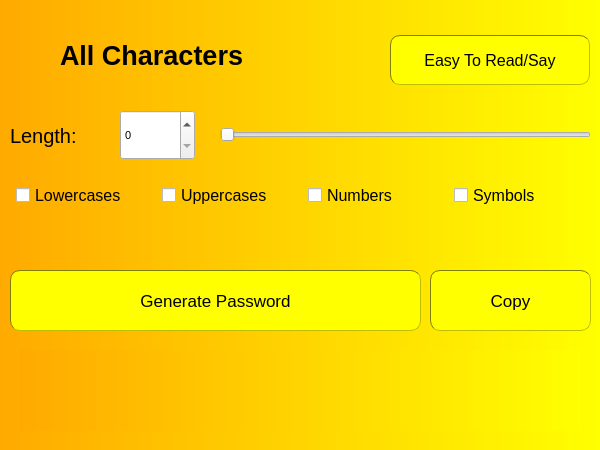
<?xml version="1.0" encoding="UTF-8"?>
<ui version="4.0">
 <class>MainWindow</class>
 <widget class="QMainWindow" name="MainWindow">
  <property name="geometry">
   <rect>
    <x>0</x>
    <y>0</y>
    <width>600</width>
    <height>450</height>
   </rect>
  </property>
  <property name="windowTitle">
   <string>MainWindow</string>
  </property>
  <property name="styleSheet">
   <string notr="true">background-color: qlineargradient(spread:pad, x1:0, y1:0, x2:1, y2:0, stop:0 rgb(255, 170, 0), stop:1 rgb(255, 255, 0));</string>
  </property>
  <widget class="QWidget" name="centralwidget">
   <widget class="QSpinBox" name="length_spin">
    <property name="geometry">
     <rect>
      <x>120</x>
      <y>110</y>
      <width>75</width>
      <height>50</height>
     </rect>
    </property>
    <property name="font">
     <font>
      <pointsize>8</pointsize>
     </font>
    </property>
    <property name="styleSheet">
     <string notr="true">background-color: none;</string>
    </property>
   </widget>
   <widget class="QSlider" name="length_slider">
    <property name="geometry">
     <rect>
      <x>220</x>
      <y>120</y>
      <width>371</width>
      <height>30</height>
     </rect>
    </property>
    <property name="styleSheet">
     <string notr="true">background: none;</string>
    </property>
    <property name="orientation">
     <enum>Qt::Horizontal</enum>
    </property>
   </widget>
   <widget class="QCheckBox" name="lowercases_checkBox">
    <property name="geometry">
     <rect>
      <x>16</x>
      <y>180</y>
      <width>130</width>
      <height>30</height>
     </rect>
    </property>
    <property name="font">
     <font>
      <pointsize>12</pointsize>
     </font>
    </property>
    <property name="styleSheet">
     <string notr="true">background: none;</string>
    </property>
    <property name="text">
     <string>Lowercases</string>
    </property>
   </widget>
   <widget class="QCheckBox" name="uppercases_checkBox">
    <property name="geometry">
     <rect>
      <x>162</x>
      <y>180</y>
      <width>130</width>
      <height>30</height>
     </rect>
    </property>
    <property name="font">
     <font>
      <pointsize>12</pointsize>
     </font>
    </property>
    <property name="styleSheet">
     <string notr="true">background: none;</string>
    </property>
    <property name="text">
     <string>Uppercases</string>
    </property>
   </widget>
   <widget class="QCheckBox" name="numbers_checkBox">
    <property name="geometry">
     <rect>
      <x>308</x>
      <y>180</y>
      <width>130</width>
      <height>30</height>
     </rect>
    </property>
    <property name="font">
     <font>
      <pointsize>12</pointsize>
     </font>
    </property>
    <property name="styleSheet">
     <string notr="true">background: none;</string>
    </property>
    <property name="text">
     <string>Numbers</string>
    </property>
   </widget>
   <widget class="QCheckBox" name="symbols_checkBox">
    <property name="geometry">
     <rect>
      <x>454</x>
      <y>180</y>
      <width>130</width>
      <height>30</height>
     </rect>
    </property>
    <property name="font">
     <font>
      <pointsize>12</pointsize>
     </font>
    </property>
    <property name="styleSheet">
     <string notr="true">background: none;</string>
    </property>
    <property name="text">
     <string>Symbols</string>
    </property>
   </widget>
   <widget class="QPushButton" name="password_generator_button">
    <property name="geometry">
     <rect>
      <x>10</x>
      <y>270</y>
      <width>411</width>
      <height>61</height>
     </rect>
    </property>
    <property name="font">
     <font>
      <pointsize>13</pointsize>
     </font>
    </property>
    <property name="styleSheet">
     <string notr="true">QPushButton{
	background-color: yellow;
	border-style: inset;
	border-width: 1px;
	border-radius: 10px;
	border-color: rgb(127, 127, 0);
}

QPushButton:Hover{
	background-color: pink;
	border-style: inset;
	border-width: 1px;
	border-radius: 10px;
	border-color: rgb(127, 127, 0);
}</string>
    </property>
    <property name="text">
     <string>Generate Password</string>
    </property>
   </widget>
   <widget class="QPushButton" name="copy_button">
    <property name="geometry">
     <rect>
      <x>430</x>
      <y>270</y>
      <width>161</width>
      <height>61</height>
     </rect>
    </property>
    <property name="font">
     <font>
      <pointsize>13</pointsize>
     </font>
    </property>
    <property name="styleSheet">
     <string notr="true">QPushButton{
	background-color: yellow;
	border-style: inset;
	border-width: 1px;
	border-radius: 10px;
	border-color: rgb(127, 127, 0);
}

QPushButton:Hover{
	background-color: pink;
	border-style: inset;
	border-width: 1px;
	border-radius: 10px;
	border-color: rgb(127, 127, 0);
}</string>
    </property>
    <property name="text">
     <string>Copy</string>
    </property>
   </widget>
   <widget class="QLabel" name="password_label">
    <property name="geometry">
     <rect>
      <x>20</x>
      <y>350</y>
      <width>561</width>
      <height>81</height>
     </rect>
    </property>
    <property name="font">
     <font>
      <pointsize>10</pointsize>
     </font>
    </property>
    <property name="text">
     <string/>
    </property>
    <property name="alignment">
     <set>Qt::AlignCenter</set>
    </property>
   </widget>
   <widget class="QLabel" name="length_label">
    <property name="geometry">
     <rect>
      <x>10</x>
      <y>110</y>
      <width>91</width>
      <height>51</height>
     </rect>
    </property>
    <property name="font">
     <font>
      <pointsize>15</pointsize>
     </font>
    </property>
    <property name="styleSheet">
     <string notr="true">background: none;</string>
    </property>
    <property name="text">
     <string>Length:</string>
    </property>
   </widget>
   <widget class="QPushButton" name="open_easy_button">
    <property name="geometry">
     <rect>
      <x>390</x>
      <y>35</y>
      <width>200</width>
      <height>50</height>
     </rect>
    </property>
    <property name="font">
     <font>
      <pointsize>12</pointsize>
     </font>
    </property>
    <property name="styleSheet">
     <string notr="true">QPushButton{
	background-color: yellow;
	border-style: inset;
	border-width: 1px;
	border-radius: 10px;
	border-color: rgb(127, 127, 0);
}

QPushButton:Hover{
	background-color: pink;
	border-style: inset;
	border-width: 1px;
	border-radius: 10px;
	border-color: rgb(127, 127, 0);
}</string>
    </property>
    <property name="text">
     <string>Easy To Read/Say</string>
    </property>
   </widget>
   <widget class="QLabel" name="allChars_label">
    <property name="geometry">
     <rect>
      <x>60</x>
      <y>30</y>
      <width>250</width>
      <height>50</height>
     </rect>
    </property>
    <property name="font">
     <font>
      <pointsize>20</pointsize>
      <weight>75</weight>
      <bold>true</bold>
     </font>
    </property>
    <property name="styleSheet">
     <string notr="true">background: none;</string>
    </property>
    <property name="text">
     <string>All Characters</string>
    </property>
   </widget>
  </widget>
 </widget>
 <resources/>
 <connections/>
</ui>
